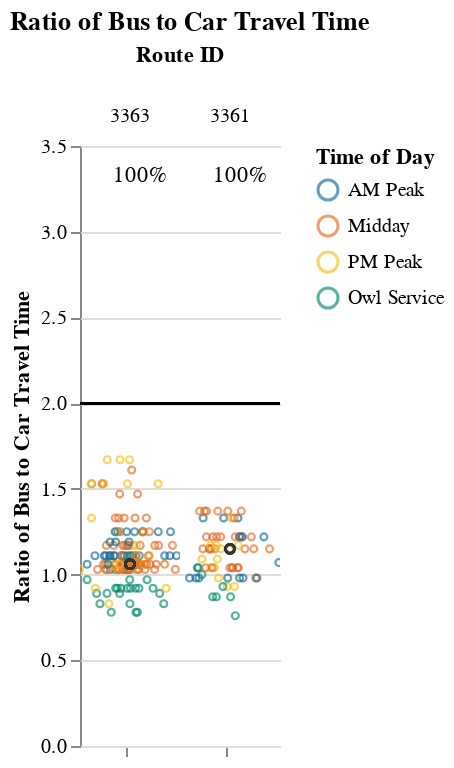
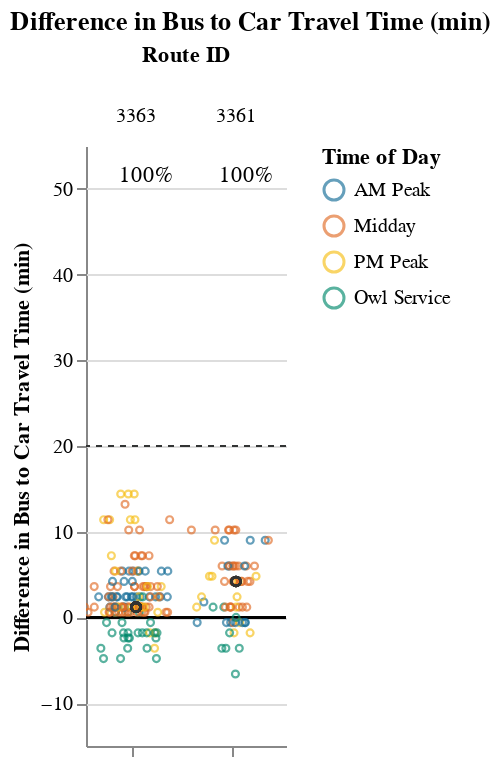

These figures' notebook cell, in order:
### Markdown cell above
## Viable Competitive Routes
### Short Routes (< 1 hr)

### Code cell
# Allow for possibility that operator doesn't have routes that fall into certain route_groups
# But, jupyterbook will not like markdown with f-string
# separate out route_group and put in each cell, and use try/except + if to display...
# but all 3 route groups must be displayed. just add sentence about why no routes were returned at the end
route_group = "short"
try:
    display_charts_for_route_group(df, route_group)
except:
    print("No routes meet this criteria.")

### Figure 1 — Vega-Lite specification as saved in the notebook (floating-point values rounded to 4 significant figures; data arrays with more than 128 entries replaced by an {"elided": "..."} marker saying what was removed)
{"config": {"view": {"continuousWidth": 400, "continuousHeight": 300, "stroke": null}, "facet": {"spacing": 0}}, "data": {"name": "data-254ecd485c8b5f1bb003f17b6271ab77"}, "facet": {"column": {"field": "route_id", "sort": ["3363", "3361"], "title": "Route ID", "type": "nominal"}}, "spec": {"layer": [{"mark": "rule", "encoding": {"color": {"value": "black"}, "y": {"field": "cutoff", "type": "quantitative"}}, "selection": {"selector001": {"type": "interval", "bind": "scales", "encodings": ["x", "y"]}}}, {"mark": {"type": "point", "opacity": 0.65, "size": 12, "strokeWidth": 1.1}, "encoding": {"color": {"field": "time_of_day", "scale": {"range": ["#136C97", "#E16B26", "#F6BF16", "#00896B", "#7790A3", "#5B559C"]}, "sort": ["AM Peak", "Midday", "PM Peak", "Owl Service"], "title": "Time of Day", "type": "nominal"}, "tooltip": [{"field": "route_id", "type": "nominal"}, {"field": "route_name", "type": "nominal"}, {"field": "trip_id", "type": "nominal"}, {"field": "service_hours", "type": "quantitative"}, {"field": "car_duration_hours", "type": "quantitative"}, {"field": "bus_multiplier", "type": "quantitative"}, {"field": "bus_difference", "type": "quantitative"}, {"field": "num_trips", "type": "quantitative"}, {"field": "num_competitive", "type": "quantitative"}, {"field": "pct_trips_competitive", "type": "quantitative"}, {"field": "pct_below_cutoff", "type": "quantitative"}, {"field": "p25", "type": "quantitative"}, {"field": "p50", "type": "quantitative"}, {"field": "p75", "type": "quantitative"}], "x": {"axis": {"grid": false, "labels": false, "ticks": true, "values": [0]}, "field": "jitter", "scale": {}, "title": null, "type": "quantitative"}, "y": {"field": "bus_multiplier", "scale": {"domain": [0, 3.3]}, "title": "Ratio of Bus to Car Travel Time", "type": "quantitative"}}, "transform": [{"calculate": "sqrt(-2*log(random()))*cos(2*PI*random())", "as": "jitter"}], "width": 50}, {"layer": [{"mark": {"type": "point", "opacity": 0.6, "size": 20, "strokeWidth": 1.3}, "encoding": {"color": {"value": "#323434"}, "y": {"field": "bus_multiplier", "type": "quantitative"}}, "transform": [{"filter": "(datum.p50_trip === 1)"}]}, {"mark": {"type": "text", "align": "center", "baseline": "middle"}, "encoding": {"color": {"value": "black"}, "text": {"field": "pct_trips_competitive", "format": ".0%", "type": "quantitative"}, "tooltip": [{"field": "route_id", "type": "nominal"}, {"field": "route_name", "type": "nominal"}, {"field": "trip_id", "type": "nominal"}, {"field": "service_hours", "type": "quantitative"}, {"field": "car_duration_hours", "type": "quantitative"}, {"field": "bus_multiplier", "type": "quantitative"}, {"field": "bus_difference", "type": "quantitative"}, {"field": "num_trips", "type": "quantitative"}, {"field": "num_competitive", "type": "quantitative"}, {"field": "pct_trips_competitive", "type": "quantitative"}, {"field": "pct_below_cutoff", "type": "quantitative"}, {"field": "p25", "type": "quantitative"}, {"field": "p50", "type": "quantitative"}, {"field": "p75", "type": "quantitative"}], "x": {"value": 30}, "y": {"value": 15}}, "transform": [{"calculate": "sqrt(-2*log(random()))*cos(2*PI*random())", "as": "jitter"}, {"filter": "(datum.fastest_trip === 1)"}]}]}]}, "resolve": {"scale": {"y": "shared"}}, "title": "Ratio of Bus to Car Travel Time", "$schema": "https://vega.github.io/schema/vega-lite/v4.17.0.json", "datasets": {"data-254ecd485c8b5f1bb003f17b6271ab77": {"elided": "219 records"}}}

### Figure 2 — Vega-Lite specification as saved in the notebook (floating-point values rounded to 4 significant figures; data arrays with more than 128 entries replaced by an {"elided": "..."} marker saying what was removed)
{"config": {"view": {"continuousWidth": 400, "continuousHeight": 300, "stroke": null}, "facet": {"spacing": 0}}, "data": {"name": "data-fc0b5bb1e983157844141dcbdc20012a"}, "facet": {"column": {"field": "route_id", "sort": ["3363", "3361"], "title": "Route ID", "type": "nominal"}}, "spec": {"layer": [{"mark": "rule", "encoding": {"color": {"value": "black"}, "y": {"field": "cutoff", "type": "quantitative"}}, "selection": {"selector002": {"type": "interval", "bind": "scales", "encodings": ["x", "y"]}}}, {"mark": {"type": "rule", "strokeDash": [3, 3]}, "encoding": {"color": {"value": "#323434"}, "y": {"field": "cutoff2", "type": "quantitative"}}}, {"mark": {"type": "point", "opacity": 0.65, "size": 12, "strokeWidth": 1.1}, "encoding": {"color": {"field": "time_of_day", "scale": {"range": ["#136C97", "#E16B26", "#F6BF16", "#00896B", "#7790A3", "#5B559C"]}, "sort": ["AM Peak", "Midday", "PM Peak", "Owl Service"], "title": "Time of Day", "type": "nominal"}, "tooltip": [{"field": "route_id", "type": "nominal"}, {"field": "route_name", "type": "nominal"}, {"field": "trip_id", "type": "nominal"}, {"field": "service_hours", "type": "quantitative"}, {"field": "car_duration_hours", "type": "quantitative"}, {"field": "bus_multiplier", "type": "quantitative"}, {"field": "bus_difference", "type": "quantitative"}, {"field": "num_trips", "type": "quantitative"}, {"field": "num_competitive", "type": "quantitative"}, {"field": "pct_trips_competitive", "type": "quantitative"}, {"field": "pct_below_cutoff", "type": "quantitative"}, {"field": "p25", "type": "quantitative"}, {"field": "p50", "type": "quantitative"}, {"field": "p75", "type": "quantitative"}], "x": {"axis": {"grid": false, "labels": false, "ticks": true, "values": [0]}, "field": "jitter", "scale": {}, "title": null, "type": "quantitative"}, "y": {"field": "bus_difference", "scale": {"domain": [-13.8, 51.0]}, "title": "Difference in Bus to Car Travel Time (min)", "type": "quantitative"}}, "transform": [{"calculate": "sqrt(-2*log(random()))*cos(2*PI*random())", "as": "jitter"}], "width": 50}, {"layer": [{"mark": {"type": "point", "opacity": 0.6, "size": 20, "strokeWidth": 1.3}, "encoding": {"color": {"value": "#323434"}, "y": {"field": "bus_difference", "type": "quantitative"}}, "transform": [{"filter": "(datum.p50_trip === 1)"}]}, {"mark": {"type": "text", "align": "center", "baseline": "middle"}, "encoding": {"color": {"value": "black"}, "text": {"field": "pct_trips_competitive", "format": ".0%", "type": "quantitative"}, "tooltip": [{"field": "route_id", "type": "nominal"}, {"field": "route_name", "type": "nominal"}, {"field": "trip_id", "type": "nominal"}, {"field": "service_hours", "type": "quantitative"}, {"field": "car_duration_hours", "type": "quantitative"}, {"field": "bus_multiplier", "type": "quantitative"}, {"field": "bus_difference", "type": "quantitative"}, {"field": "num_trips", "type": "quantitative"}, {"field": "num_competitive", "type": "quantitative"}, {"field": "pct_trips_competitive", "type": "quantitative"}, {"field": "pct_below_cutoff", "type": "quantitative"}, {"field": "p25", "type": "quantitative"}, {"field": "p50", "type": "quantitative"}, {"field": "p75", "type": "quantitative"}], "x": {"value": 30}, "y": {"value": 15}}, "transform": [{"calculate": "sqrt(-2*log(random()))*cos(2*PI*random())", "as": "jitter"}, {"filter": "(datum.fastest_trip === 1)"}]}]}]}, "resolve": {"scale": {"y": "shared"}}, "title": "Difference in Bus to Car Travel Time (min)", "$schema": "https://vega.github.io/schema/vega-lite/v4.17.0.json", "datasets": {"data-fc0b5bb1e983157844141dcbdc20012a": {"elided": "219 records"}}}
